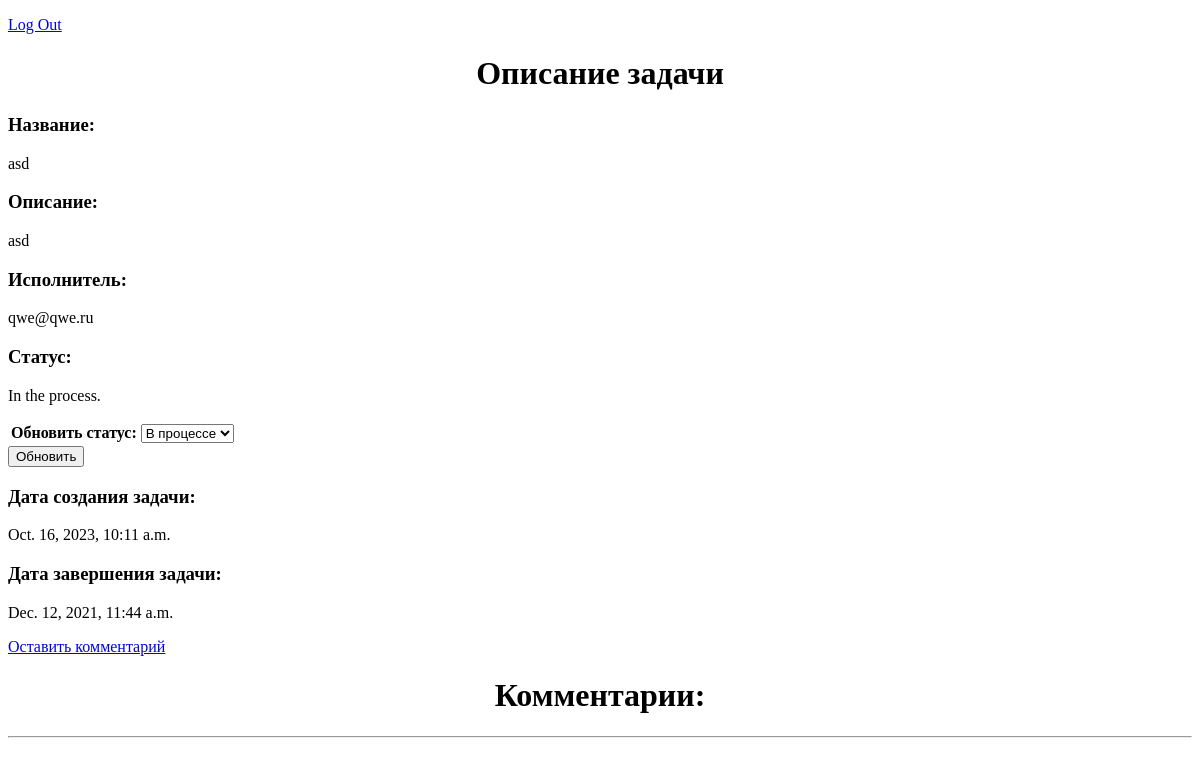
Page /main/showtask/1/ (signed in) on the earlier database version.
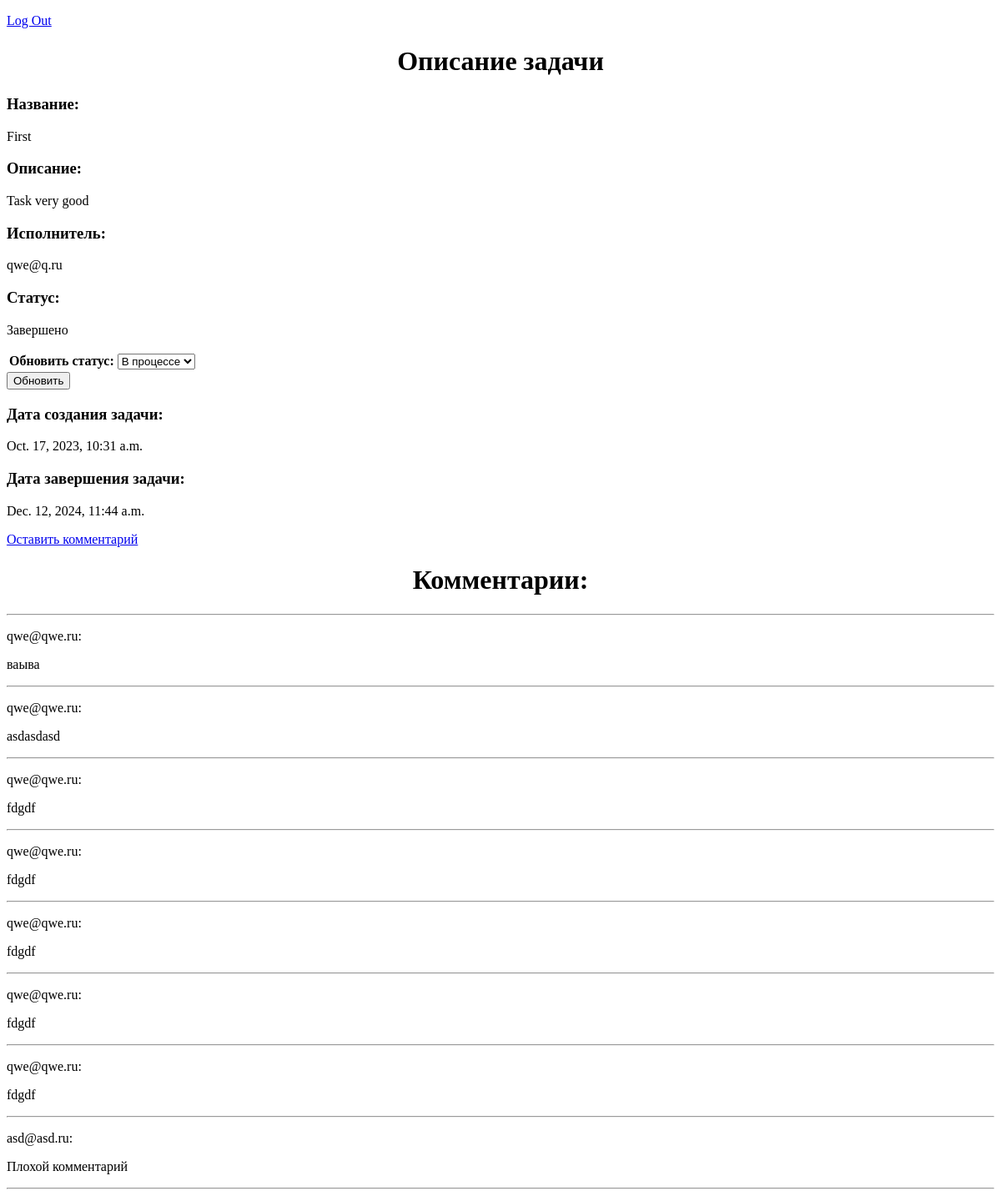
Same page on the later database version.
### task_user/models.py (models this page shows, shortened)
class Task(models.Model):
    task_name = models.CharField(max_length=256)
    description = models.TextField(blank=True)
    user = models.ForeignKey(CustomUser, on_delete=models.CASCADE)
    CHOICES = (
        ("Pending", "В ожидании"),
        ("In the process.", "В процессе"),
        ("Completed", "Завершено")
    )
    status = models.CharField(max_length=256, choices=CHOICES)
    date_of_creation = models.DateTimeField(auto_created=True, auto_now_add=True)
    completion_date = models.DateTimeField(max_length=256)
    def get_absolut_url(self):
        return reverse('task', kwargs={'task_id': self.pk})

class CustomUser(AbstractBaseUser, PermissionsMixin):
    name = models.CharField(max_length=50, default='')
    email = models.EmailField(_("email address"), unique=True)
    is_staff = models.BooleanField(default=False)
    is_active = models.BooleanField(default=True)
    date_joined = models.DateTimeField(default=timezone.now)
    USERNAME_FIELD = "email"
    REQUIRED_FIELDS = ["name"]
    objects = CustomUserManager()
    def __str__(self):
        return self.email

class Comment(models.Model):
    task = models.ForeignKey(Task, on_delete=models.CASCADE)
    user = models.ForeignKey(CustomUser, on_delete=models.CASCADE)
    massage = models.TextField(blank=True)

### task_user/views.py (the view)
# urls.py: path('main/showtask/<int:task_id>/', show_task, name="task"),
def show_task(request, task_id):
    if request.user.is_authenticated:
        obj = Task.objects.get(id=task_id)
        comments = Comment.objects.filter(task=task_id)
        context = {
            "task": obj,
            "comments": comments,
            "status_form": StatusForm(),
        }
        if request.method == "POST":
            task = Task.objects.get(id=task_id)
            task.status = request.POST.get("update_status")
            task.save()
            return redirect(request.META.get('HTTP_REFERER', 'redirect_if_referer_not_found'))
        return render(request, "task_view.html", context)
    else:
        return render(request, "index.html")

### task_user/forms.py
class StatusForm(forms.Form):
    CHOICES_STATUS = (
        ("В процессе", "В процессе"),
        ("Завершено", "Завершено")
    )
    update_status = forms.ChoiceField(choices=CHOICES_STATUS, label="Обновить статус")

### task_user/templates/task_view.html (shortened to what this page needs)
<!DOCTYPE html>
<html lang="en">
<head>
</head>
<body>
    {% if user.is_authenticated %}
      <p><a href="{% url 'logout' %}">Log Out</a></p>
    {% endif %}
    <h1 align="middle">Описание задачи</h1>
    <h3>Название:</h3>
    <p>{{task.task_name}}</p>
    <h3>Описание:</h3>
    <p>{{task.description}}</p>
    <h3>Исполнитель:</h3>
    <p>{{task.user}}</p>
    <h3>Статус:</h3>
    <p>{{task.status}}</p>
    <form method="POST">
        <table>
            {{status_form}}
        </table>
        <input type="submit" value="Обновить">
    </form>
    <h3>Дата создания задачи:</h3>
    <p>{{task.date_of_creation}}</p>
    <h3>Дата завершения задачи:</h3>
    <p>{{task.completion_date}}</p>
    <a href="{{ task.get_absolut_url }}newcomment">Оставить комментарий</a>
    <h1 align="middle">Комментарии:</h1>
    <hr>
    {% for comment in comments %}
    <p>{{comment.user}}:</p>
    <p>{{comment.massage}}</p>
    <hr>
    {% endfor %}
</body>
</html>

Differences in the rows shown:
changed Task: task_name "asd" → "First"; description "asd" → "Task very good"; user "qwe@qwe.ru" → "qwe@q.ru"; status "In the process." → "Завершено"; date_of_creation "Oct. 16, 2023, 10:11 a.m." → "Oct. 17, 2023, 10:31 a.m."; completion_date "Dec. 12, 2021, 11:44 a.m." → "Dec. 12, 2024, 11:44 a.m."
added Comment: user "qwe@qwe.ru", massage "ваыва"
added Comment: user "qwe@qwe.ru", massage "asdasdasd"
added Comment: user "qwe@qwe.ru", massage "fdgdf"
added Comment: user "qwe@qwe.ru", massage "fdgdf"
added Comment: user "qwe@qwe.ru", massage "fdgdf"
added Comment: user "qwe@qwe.ru", massage "fdgdf"
added Comment: user "qwe@qwe.ru", massage "fdgdf"
added Comment: user "asd@asd.ru", massage "Плохой комментарий"
